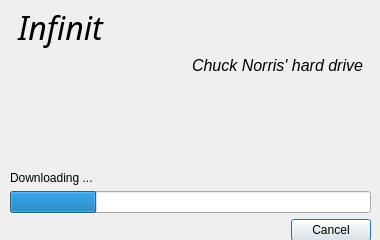
<?xml version="1.0" encoding="UTF-8"?>
<ui version="4.0">
 <class>UpdateDialog</class>
 <widget class="QDialog" name="UpdateDialog">
  <property name="geometry">
   <rect>
    <x>0</x>
    <y>0</y>
    <width>380</width>
    <height>240</height>
   </rect>
  </property>
  <property name="minimumSize">
   <size>
    <width>380</width>
    <height>240</height>
   </size>
  </property>
  <property name="maximumSize">
   <size>
    <width>380</width>
    <height>240</height>
   </size>
  </property>
  <property name="windowTitle">
   <string>Updating you to the future ...</string>
  </property>
  <widget class="QWidget" name="verticalLayoutWidget">
   <property name="geometry">
    <rect>
     <x>0</x>
     <y>0</y>
     <width>381</width>
     <height>241</height>
    </rect>
   </property>
   <layout class="QVBoxLayout" name="verticalLayout">
    <property name="leftMargin">
     <number>10</number>
    </property>
    <property name="topMargin">
     <number>5</number>
    </property>
    <property name="rightMargin">
     <number>10</number>
    </property>
    <property name="bottomMargin">
     <number>0</number>
    </property>
    <item>
     <widget class="QLabel" name="label">
      <property name="font">
       <font>
        <family>Ubuntu Mono</family>
        <pointsize>24</pointsize>
        <italic>true</italic>
       </font>
      </property>
      <property name="text">
       <string>Infinit</string>
      </property>
      <property name="indent">
       <number>8</number>
      </property>
     </widget>
    </item>
    <item>
     <widget class="QLabel" name="label_2">
      <property name="font">
       <font>
        <family>Ubuntu</family>
        <pointsize>12</pointsize>
        <italic>true</italic>
       </font>
      </property>
      <property name="text">
       <string>Chuck Norris' hard drive</string>
      </property>
      <property name="alignment">
       <set>Qt::AlignRight|Qt::AlignTrailing|Qt::AlignVCenter</set>
      </property>
      <property name="margin">
       <number>0</number>
      </property>
      <property name="indent">
       <number>8</number>
      </property>
     </widget>
    </item>
    <item>
     <spacer name="verticalSpacer">
      <property name="orientation">
       <enum>Qt::Vertical</enum>
      </property>
      <property name="sizeHint" stdset="0">
       <size>
        <width>20</width>
        <height>40</height>
       </size>
      </property>
     </spacer>
    </item>
    <item>
     <widget class="QLabel" name="downloadStatus">
      <property name="text">
       <string>Downloading ...</string>
      </property>
     </widget>
    </item>
    <item>
     <widget class="QProgressBar" name="downloadBar">
      <property name="value">
       <number>24</number>
      </property>
      <property name="textVisible">
       <bool>false</bool>
      </property>
      <property name="invertedAppearance">
       <bool>false</bool>
      </property>
      <property name="format">
       <string>%p%</string>
      </property>
     </widget>
    </item>
    <item>
     <layout class="QHBoxLayout" name="horizontalLayout">
      <item>
       <spacer name="horizontalSpacer">
        <property name="orientation">
         <enum>Qt::Horizontal</enum>
        </property>
        <property name="sizeHint" stdset="0">
         <size>
          <width>40</width>
          <height>20</height>
         </size>
        </property>
       </spacer>
      </item>
      <item>
       <widget class="QPushButton" name="cancelButton">
        <property name="text">
         <string>Cancel</string>
        </property>
       </widget>
      </item>
     </layout>
    </item>
   </layout>
  </widget>
 </widget>
 <resources/>
 <connections/>
</ui>
